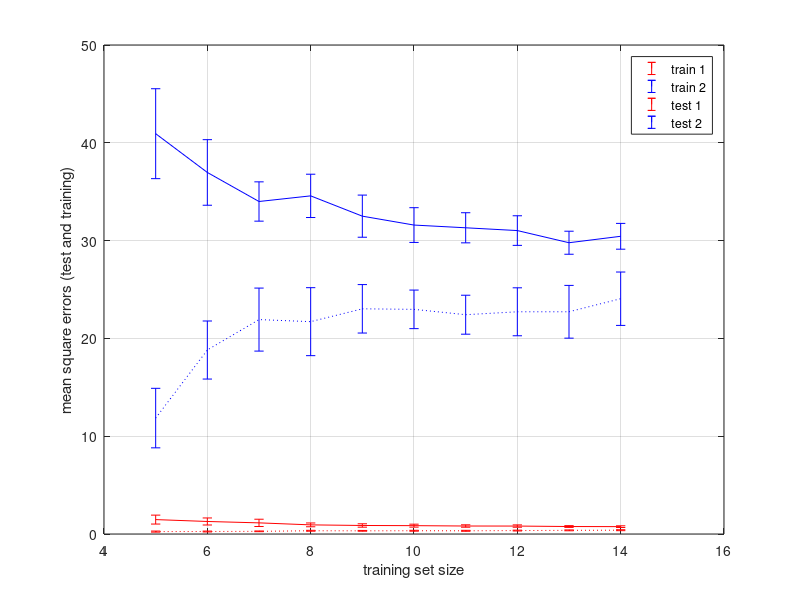

MATLAB code to generate this figure:
% MATLAB program for exercise 4 in course 02457
% This program is for part 1 out of 3 
%
% "main4a" illustrates the dependence of the
% generalization error (test error) for a linear model 
% The test error is plotted for two different models as function
% of training set size
% 
% The parameters that should be changed are
%   w_t        : the true weight-vector used to generate training-set
%   noiselevel : the Variance of the gaussian noise on training-set
%
%   (c) Lars Kai Hansen September 1999&2009

warning off
clear
close all
randn('state',0)   %fix random generator seed

%%%%%%%%%%%%%%%%%%%%%%% Parameters %%%%%%%%%%%%%%%%%%%%%%%%%%%%%
w_t = [1 2 5]';	 % True weights
noiselevel = 0.75;   % Standard deviation of Gaussian noise on data
d = size(w_t,1);     % Number of dimensions
Nmin=5;              % Minimal training set size
Nmax=14;             % Maximal training set size
Ntest= 10000;        % Size of test set 
repetitions=10;      % number of repetitions


%%%%%%%%%% Make statistical sample of test errors for different N %%%%%%%%%%

for j=1:repetitions
 disp(['Repetition ',int2str(j),' of ',int2str(repetitions),' repetitions'])

    % d-dimensional model data set
    X1test=randn(Ntest,d);
    X1test(:,1)=ones(Ntest,1);
    Ttest=(X1test*w_t);
    noisetest = randn(Ntest,1) * noiselevel;
    Ttest= Ttest + noisetest;
    % Small model (d-1) dimensional
    X2test=X1test(:,1:(d-1));
    XX1=randn(Nmax,d);
    XX1(:,1)=ones(Nmax,1);
    TT = (XX1*w_t);
    noise = randn(Nmax,1) * noiselevel;
    TT = TT + noise;
    XX2=XX1(:,1:(d-1));

    n=1;  % counter

    for N=Nmin:Nmax

        %%%%%%%%%%%%%%%%%%%%%%%%%%%%%%%%%%%%%%%%%%%%%%%%%%%
        % Pick the first N  input vectors in 
        %%%%%%%%%%%%%%%%%%%%%%%%%%%%%%%%%%%%%%%%%%%%%%%%%%%
        X1=XX1(1:N,:);
        X2=XX2(1:N,:);
        % and the corresponding targets
        T=TT(1:N);

        % Find optimal weights for the two models
        w1 = pinv(X1)*T;
        w2=  pinv(X2)*T;

        % compute training set predictions
        Y1 = X1*w1;
        Y2 = X2*w2;

        % compute training error
        err1 = mean((Y1-T).^2);
        err2 = mean((Y2-T).^2);

        % compute test set predictions
        Y1test = X1test*w1;
        Y2test = X2test*w2;
        err1test = mean((Y1test-Ttest).^2);
        err2test = mean((Y2test-Ttest).^2);
        % save the results for later 
        test1(j,n)=err1test;
        test2(j,n)=err2test;
        train1(j,n)=err1;
        train2(j,n)=err2;
        Ns(n)=N;

        n=n+1;

    end  % end of loop over training set sizes
end  % end of repetitions

%%%%%%%%%%%%% Plot results %%%%%%%%%%%%%%%%%%%%%%%%%
figure(1), 
hold off,
h1=errorbar(Ns,mean(train1),std(train1)/sqrt(repetitions),'r:');
hold on
h2=errorbar(Ns,mean(train2),std(train2)/sqrt(repetitions),'b:');
h3=errorbar(Ns,mean(test1),std(test1)/sqrt(repetitions),'r');
h4=errorbar(Ns,mean(test2),std(test2)/sqrt(repetitions),'b');
legend('train 1', 'train 2','test 1', 'test 2')
xlabel('training set size')
ylabel('mean square errors (test and training)')
grid on
